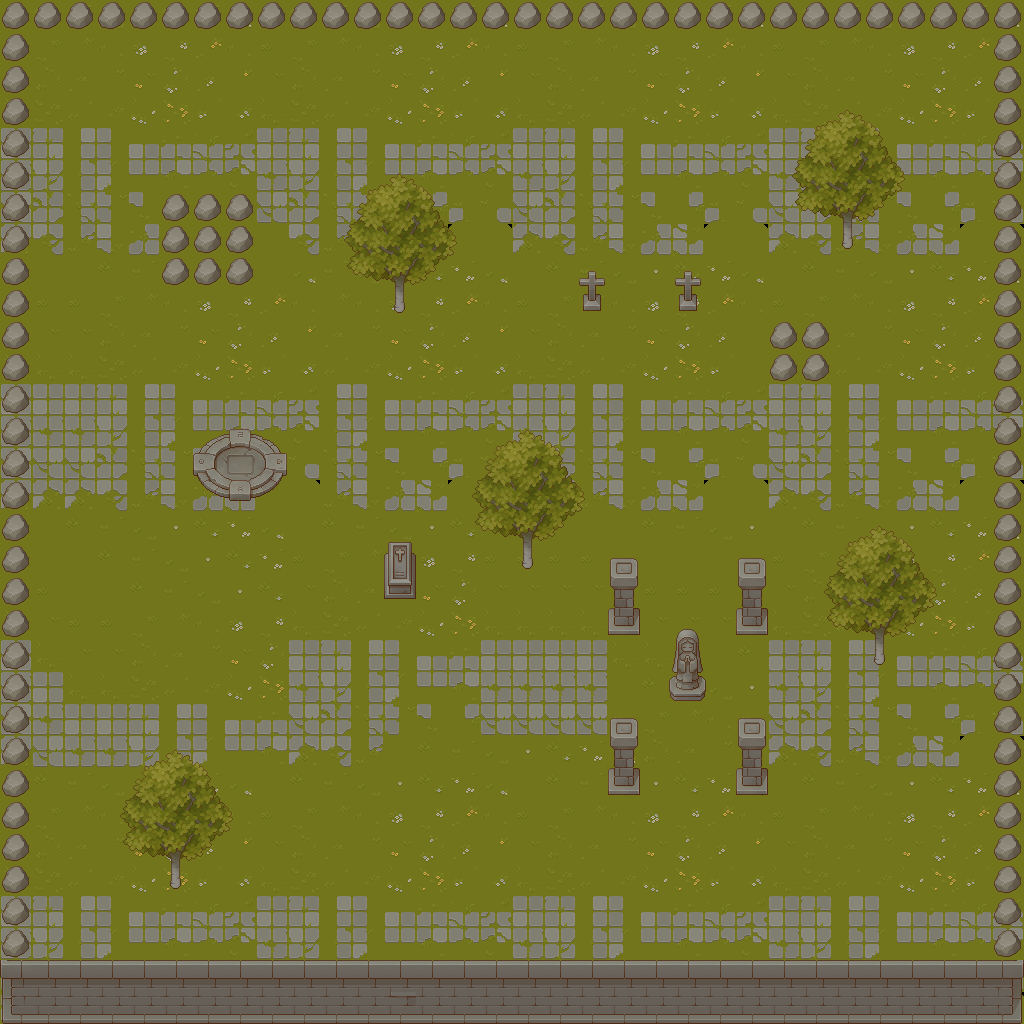

This is a level from a 2D game, rendered from its Tiled map with the project's own tilesets. A one-line summary and the map file follow, with tile-layer data summarised:
An orthogonal 32x32 tile map with 32x32 px tiles, 2 tile layers (Tile Layer 1, colission), 2 hidden layers not drawn, 5 tilesets.

<map version="1.8" tiledversion="1.8.4" orientation="orthogonal" renderorder="right-down" width="32" height="32" tilewidth="32" tileheight="32" infinite="0" nextlayerid="10" nextobjectid="247">
 <tileset firstgid="1" source="tileset.tsx" />
 <tileset firstgid="65" name="colission" tilewidth="32" tileheight="32" tilecount="256" columns="16">
  <image source="TX Tileset Wall.png" width="512" height="512" />
  <tile id="17">
   <properties>
    <property name="blocked" value="blocked" />
   </properties>
  </tile>
  <tile id="18">
   <properties>
    <property name="blocked" value="blocked" />
   </properties>
  </tile>
  <tile id="19">
   <properties>
    <property name="blocked" value="blocked" />
   </properties>
  </tile>
  <tile id="20">
   <properties>
    <property name="blocked" value="blocked" />
   </properties>
  </tile>
  <tile id="21">
   <properties>
    <property name="blocked" value="blocked" />
   </properties>
  </tile>
  <tile id="22">
   <properties>
    <property name="blocked" value="blocked" />
   </properties>
  </tile>
  <tile id="23">
   <properties>
    <property name="blocked" value="blocked" />
   </properties>
  </tile>
  <tile id="24">
   <properties>
    <property name="blocked" value="blocked" />
   </properties>
  </tile>
  <tile id="25">
   <properties>
    <property name="blocked" value="blocked" />
   </properties>
  </tile>
  <tile id="26">
   <properties>
    <property name="blocked" value="blocked" />
   </properties>
  </tile>
  <tile id="27">
   <properties>
    <property name="blocked" value="blocked" />
   </properties>
  </tile>
  <tile id="28">
   <properties>
    <property name="blocked" value="blocked" />
   </properties>
  </tile>
  <tile id="29">
   <properties>
    <property name="blocked" value="blocked" />
   </properties>
  </tile>
  <tile id="30">
   <properties>
    <property name="blocked" value="blocked" />
   </properties>
  </tile>
  <tile id="31">
   <properties>
    <property name="blocked" type="bool" value="true" />
   </properties>
  </tile>
  <tile id="33">
   <properties>
    <property name="blocked" value="blocked" />
   </properties>
  </tile>
  <tile id="34">
   <properties>
    <property name="blocked" value="blocked" />
   </properties>
  </tile>
  <tile id="35">
   <properties>
    <property name="blocked" value="blocked" />
   </properties>
  </tile>
  <tile id="36">
   <properties>
    <property name="blocked" value="blocked" />
   </properties>
  </tile>
  <tile id="37">
   <properties>
    <property name="blocked" value="blocked" />
   </properties>
  </tile>
  <tile id="38">
   <properties>
    <property name="blocked" value="blocked" />
   </properties>
  </tile>
  <tile id="39">
   <properties>
    <property name="blocked" value="blocked" />
   </properties>
  </tile>
  <tile id="40">
   <properties>
    <property name="blocked" value="blocked" />
   </properties>
  </tile>
  <tile id="41">
   <properties>
    <property name="blocked" value="blocked" />
   </properties>
  </tile>
  <tile id="42">
   <properties>
    <property name="blocked" value="blocked" />
   </properties>
  </tile>
  <tile id="43">
   <properties>
    <property name="blocked" value="blocked" />
   </properties>
  </tile>
  <tile id="44">
   <properties>
    <property name="blocked" value="blocked" />
   </properties>
  </tile>
  <tile id="45">
   <properties>
    <property name="blocked" value="blocked" />
   </properties>
  </tile>
  <tile id="46">
   <properties>
    <property name="blocked" value="blocked" />
   </properties>
  </tile>
  <tile id="47">
   <properties>
    <property name="blocked" type="bool" value="true" />
   </properties>
  </tile>
  <tile id="49">
   <properties>
    <property name="blocked" value="blocked" />
   </properties>
  </tile>
  <tile id="50">
   <properties>
    <property name="blocked" value="blocked" />
   </properties>
  </tile>
  <tile id="51">
   <properties>
    <property name="blocked" value="blocked" />
   </properties>
  </tile>
  <tile id="52">
   <properties>
    <property name="blocked" value="blocked" />
   </properties>
  </tile>
  <tile id="53">
   <properties>
    <property name="blocked" value="blocked" />
   </properties>
  </tile>
  <tile id="54">
   <properties>
    <property name="blocked" value="blocked" />
   </properties>
  </tile>
  <tile id="55">
   <properties>
    <property name="blocked" value="blocked" />
   </properties>
  </tile>
  <tile id="56">
   <properties>
    <property name="blocked" value="blocked" />
   </properties>
  </tile>
  <tile id="57">
   <properties>
    <property name="blocked" value="blocked" />
   </properties>
  </tile>
  <tile id="58">
   <properties>
    <property name="blocked" value="blocked" />
   </properties>
  </tile>
  <tile id="59">
   <properties>
    <property name="blocked" value="blocked" />
   </properties>
  </tile>
  <tile id="60">
   <properties>
    <property name="blocked" value="blocked" />
   </properties>
  </tile>
  <tile id="61">
   <properties>
    <property name="blocked" value="blocked" />
   </properties>
  </tile>
  <tile id="62">
   <properties>
    <property name="blocked" value="blocked" />
   </properties>
  </tile>
  <tile id="63">
   <properties>
    <property name="blocked" type="bool" value="true" />
   </properties>
  </tile>
  <tile id="65">
   <properties>
    <property name="blocked" value="blocked" />
   </properties>
  </tile>
  <tile id="66">
   <properties>
    <property name="blocked" value="blocked" />
   </properties>
  </tile>
  <tile id="67">
   <properties>
    <property name="blocked" value="blocked" />
   </properties>
  </tile>
  <tile id="68">
   <properties>
    <property name="blocked" value="blocked" />
   </properties>
  </tile>
  <tile id="69">
   <properties>
    <property name="blocked" value="blocked" />
   </properties>
  </tile>
  <tile id="70">
   <properties>
    <property name="blocked" value="blocked" />
   </properties>
  </tile>
  <tile id="71">
   <properties>
    <property name="blocked" value="blocked" />
   </properties>
  </tile>
  <tile id="72">
   <properties>
    <property name="blocked" value="blocked" />
   </properties>
  </tile>
  <tile id="73">
   <properties>
    <property name="blocked" value="blocked" />
   </properties>
  </tile>
  <tile id="74">
   <properties>
    <property name="blocked" value="blocked" />
   </properties>
  </tile>
  <tile id="75">
   <properties>
    <property name="blocked" value="blocked" />
   </properties>
  </tile>
  <tile id="76">
   <properties>
    <property name="blocked" value="blocked" />
   </properties>
  </tile>
  <tile id="77">
   <properties>
    <property name="blocked" value="blocked" />
   </properties>
  </tile>
  <tile id="78">
   <properties>
    <property name="blocked" value="blocked" />
   </properties>
  </tile>
  <tile id="79">
   <properties>
    <property name="blocked" type="bool" value="true" />
   </properties>
  </tile>
  <tile id="81">
   <properties>
    <property name="blocked" value="blocked" />
   </properties>
  </tile>
  <tile id="82">
   <properties>
    <property name="blocked" value="blocked" />
   </properties>
  </tile>
  <tile id="83">
   <properties>
    <property name="blocked" value="blocked" />
   </properties>
  </tile>
  <tile id="84">
   <properties>
    <property name="blocked" value="blocked" />
   </properties>
  </tile>
  <tile id="85">
   <properties>
    <property name="blocked" value="blocked" />
   </properties>
  </tile>
  <tile id="86">
   <properties>
    <property name="blocked" value="blocked" />
   </properties>
  </tile>
  <tile id="87">
   <properties>
    <property name="blocked" value="blocked" />
   </properties>
  </tile>
  <tile id="88">
   <properties>
    <property name="blocked" value="blocked" />
   </properties>
  </tile>
  <tile id="89">
   <properties>
    <property name="blocked" value="blocked" />
   </properties>
  </tile>
  <tile id="90">
   <properties>
    <property name="blocked" value="blocked" />
   </properties>
  </tile>
  <tile id="91">
   <properties>
    <property name="blocked" value="blocked" />
   </properties>
  </tile>
  <tile id="92">
   <properties>
    <property name="blocked" value="blocked" />
   </properties>
  </tile>
  <tile id="93">
   <properties>
    <property name="blocked" value="blocked" />
   </properties>
  </tile>
  <tile id="94">
   <properties>
    <property name="blocked" value="blocked" />
   </properties>
  </tile>
  <tile id="95">
   <properties>
    <property name="blocked" type="bool" value="true" />
   </properties>
  </tile>
  <tile id="97">
   <properties>
    <property name="blocked" value="blocked" />
   </properties>
  </tile>
  <tile id="98">
   <properties>
    <property name="blocked" value="blocked" />
   </properties>
  </tile>
  <tile id="99">
   <properties>
    <property name="blocked" value="blocked" />
   </properties>
  </tile>
  <tile id="100">
   <properties>
    <property name="blocked" value="blocked" />
   </properties>
  </tile>
  <tile id="101">
   <properties>
    <property name="blocked" value="blocked" />
   </properties>
  </tile>
  <tile id="102">
   <properties>
    <property name="blocked" value="blocked" />
   </properties>
  </tile>
  <tile id="103">
   <properties>
    <property name="blocked" value="blocked" />
   </properties>
  </tile>
  <tile id="104">
   <properties>
    <property name="blocked" value="blocked" />
   </properties>
  </tile>
  <tile id="105">
   <properties>
    <property name="blocked" value="blocked" />
   </properties>
  </tile>
  <tile id="106">
   <properties>
    <property name="blocked" value="blocked" />
   </properties>
  </tile>
  <tile id="107">
   <properties>
    <property name="blocked" value="blocked" />
   </properties>
  </tile>
  <tile id="108">
   <properties>
    <property name="blocked" value="blocked" />
   </properties>
  </tile>
  <tile id="109">
   <properties>
    <property name="blocked" value="blocked" />
   </properties>
  </tile>
  <tile id="110">
   <properties>
    <property name="blocked" value="blocked" />
   </properties>
  </tile>
  <tile id="111">
   <properties>
    <property name="blocked" type="bool" value="true" />
   </properties>
  </tile>
  <tile id="113">
   <properties>
    <property name="blocked" value="blocked" />
   </properties>
  </tile>
  <tile id="114">
   <properties>
    <property name="blocked" value="blocked" />
   </properties>
  </tile>
  <tile id="115">
   <properties>
    <property name="blocked" value="blocked" />
   </properties>
  </tile>
  <tile id="116">
   <properties>
    <property name="blocked" value="blocked" />
   </properties>
  </tile>
  <tile id="117">
   <properties>
    <property name="blocked" value="blocked" />
   </properties>
  </tile>
  <tile id="118">
   <properties>
    <property name="blocked" value="blocked" />
   </properties>
  </tile>
  <tile id="119">
   <properties>
    <property name="blocked" value="blocked" />
   </properties>
  </tile>
  <tile id="120">
   <properties>
    <property name="blocked" value="blocked" />
   </properties>
  </tile>
  <tile id="121">
   <properties>
    <property name="blocked" value="blocked" />
   </properties>
  </tile>
  <tile id="122">
   <properties>
    <property name="blocked" value="blocked" />
   </properties>
  </tile>
  <tile id="123">
   <properties>
    <property name="blocked" value="blocked" />
   </properties>
  </tile>
  <tile id="124">
   <properties>
    <property name="blocked" value="blocked" />
   </properties>
  </tile>
  <tile id="125">
   <properties>
    <property name="blocked" value="blocked" />
   </properties>
  </tile>
  <tile id="126">
   <properties>
    <property name="blocked" value="blocked" />
   </properties>
  </tile>
  <tile id="127">
   <properties>
    <property name="blocked" type="bool" value="true" />
   </properties>
  </tile>
  <tile id="129">
   <properties>
    <property name="blocked" value="blocked" />
   </properties>
  </tile>
  <tile id="130">
   <properties>
    <property name="blocked" value="blocked" />
   </properties>
  </tile>
  <tile id="131">
   <properties>
    <property name="blocked" value="blocked" />
   </properties>
  </tile>
  <tile id="132">
   <properties>
    <property name="blocked" value="blocked" />
   </properties>
  </tile>
  <tile id="133">
   <properties>
    <property name="blocked" value="blocked" />
   </properties>
  </tile>
  <tile id="134">
   <properties>
    <property name="blocked" value="blocked" />
   </properties>
  </tile>
  <tile id="135">
   <properties>
    <property name="blocked" value="blocked" />
   </properties>
  </tile>
  <tile id="136">
   <properties>
    <property name="blocked" value="blocked" />
   </properties>
  </tile>
  <tile id="137">
   <properties>
    <property name="blocked" value="blocked" />
   </properties>
  </tile>
  <tile id="138">
   <properties>
    <property name="blocked" value="blocked" />
   </properties>
  </tile>
  <tile id="139">
   <properties>
    <property name="blocked" value="blocked" />
   </properties>
  </tile>
  <tile id="140">
   <properties>
    <property name="blocked" value="blocked" />
   </properties>
  </tile>
  <tile id="141">
   <properties>
    <property name="blocked" value="blocked" />
   </properties>
  </tile>
  <tile id="142">
   <properties>
    <property name="blocked" value="blocked" />
   </properties>
  </tile>
  <tile id="143">
   <properties>
    <property name="blocked" type="bool" value="true" />
   </properties>
  </tile>
  <tile id="145">
   <properties>
    <property name="blocked" value="blocked" />
   </properties>
  </tile>
  <tile id="146">
   <properties>
    <property name="blocked" value="blocked" />
   </properties>
  </tile>
  <tile id="147">
   <properties>
    <property name="blocked" value="blocked" />
   </properties>
  </tile>
  <tile id="148">
   <properties>
    <property name="blocked" value="blocked" />
   </properties>
  </tile>
  <tile id="149">
   <properties>
    <property name="blocked" value="blocked" />
   </properties>
  </tile>
  <tile id="150">
   <properties>
    <property name="blocked" value="blocked" />
   </properties>
  </tile>
  <tile id="151">
   <properties>
    <property name="blocked" value="blocked" />
   </properties>
  </tile>
  <tile id="152">
   <properties>
    <property name="blocked" value="blocked" />
   </properties>
  </tile>
  <tile id="153">
   <properties>
    <property name="blocked" value="blocked" />
   </properties>
  </tile>
  <tile id="154">
   <properties>
    <property name="blocked" value="blocked" />
   </properties>
  </tile>
  <tile id="155">
   <properties>
    <property name="blocked" value="blocked" />
   </properties>
  </tile>
  <tile id="156">
   <properties>
    <property name="blocked" value="blocked" />
   </properties>
  </tile>
  <tile id="157">
   <properties>
    <property name="blocked" value="blocked" />
   </properties>
  </tile>
  <tile id="158">
   <properties>
    <property name="blocked" value="blocked" />
   </properties>
  </tile>
  <tile id="159">
   <properties>
    <property name="blocked" type="bool" value="true" />
   </properties>
  </tile>
  <tile id="161">
   <properties>
    <property name="blocked" value="blocked" />
   </properties>
  </tile>
  <tile id="162">
   <properties>
    <property name="blocked" value="blocked" />
   </properties>
  </tile>
  <tile id="163">
   <properties>
    <property name="blocked" value="blocked" />
   </properties>
  </tile>
  <tile id="164">
   <properties>
    <property name="blocked" value="blocked" />
   </properties>
  </tile>
  <tile id="165">
   <properties>
    <property name="blocked" value="blocked" />
   </properties>
  </tile>
  <tile id="166">
   <properties>
    <property name="blocked" value="blocked" />
   </properties>
  </tile>
  <tile id="167">
   <properties>
    <property name="blocked" value="blocked" />
   </properties>
  </tile>
  <tile id="168">
   <properties>
    <property name="blocked" value="blocked" />
   </properties>
  </tile>
  <tile id="169">
   <properties>
    <property name="blocked" value="blocked" />
   </properties>
  </tile>
  <tile id="170">
   <properties>
    <property name="blocked" value="blocked" />
   </properties>
  </tile>
  <tile id="171">
   <properties>
    <property name="blocked" value="blocked" />
   </properties>
  </tile>
  <tile id="172">
   <properties>
    <property name="blocked" value="blocked" />
   </properties>
  </tile>
  <tile id="173">
   <properties>
    <property name="blocked" value="blocked" />
   </properties>
  </tile>
  <tile id="174">
   <properties>
    <property name="blocked" value="blocked" />
   </properties>
  </tile>
  <tile id="175">
   <properties>
    <property name="blocked" type="bool" value="true" />
   </properties>
  </tile>
 </tileset>
 <tileset firstgid="321" source="TX Props.tsx" />
 <tileset firstgid="577" source="TX-Plant.tsx" />
 <tileset firstgid="833" source="TX Tileset Stone Ground.tsx" />
 <layer id="1" name="Tile Layer 1" width="32" height="32">
  <data>[1024 cells, 1024 non-empty, 64 distinct tile ids]</data>
 </layer>
 <layer id="3" name="colission" width="32" height="32">
  <data>[1024 cells, 328 non-empty, 59 distinct tile ids]</data>
 </layer>
 <layer id="8" name="NavLayer" width="32" height="32" visible="0">
  <data>[1024 cells, 1023 non-empty, 2 distinct tile ids]</data>
 </layer>
 <layer id="9" name="enemyNav" width="32" height="32" visible="0">
  <properties>
   <property name="blocked" value="blocked" />
  </properties>
  <data>[1024 cells, 787 non-empty, 1 distinct tile ids]</data>
 </layer>
</map>
